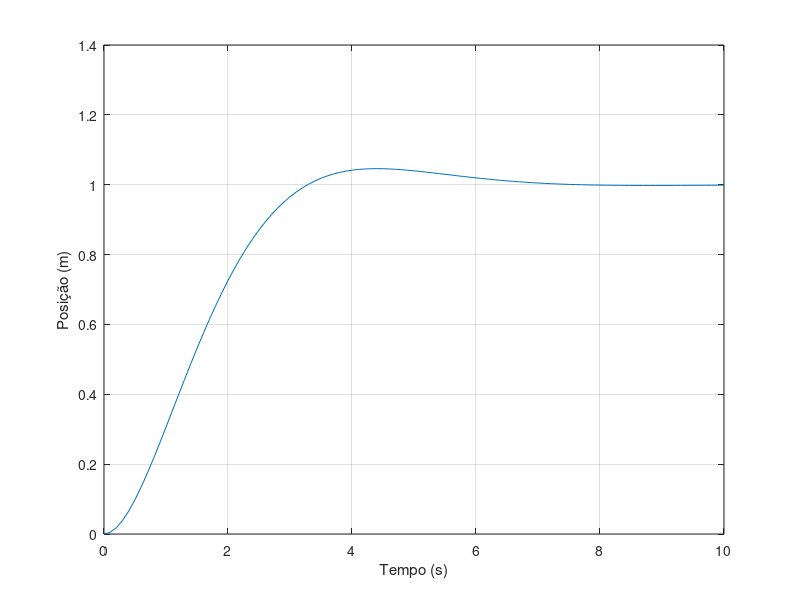

Write MATLAB code to recreate this figure.


x = 0:0.1:10;

r1 = (-1.4+sqrt(2.04)*1i)/2;
r2 = (-1.4-sqrt(2.04)*1i)/2;
C1 = r2/(r1-r2);
C2 = -r1/(r1-r2);
y = C1*exp(r1*x) +C2*exp(r2*x) +1;

plot(x,y)
hold on;
grid on;
xlabel ('Tempo (s)')
ylabel ('Posição (m)')
print -dpng -r400 questao2.png
